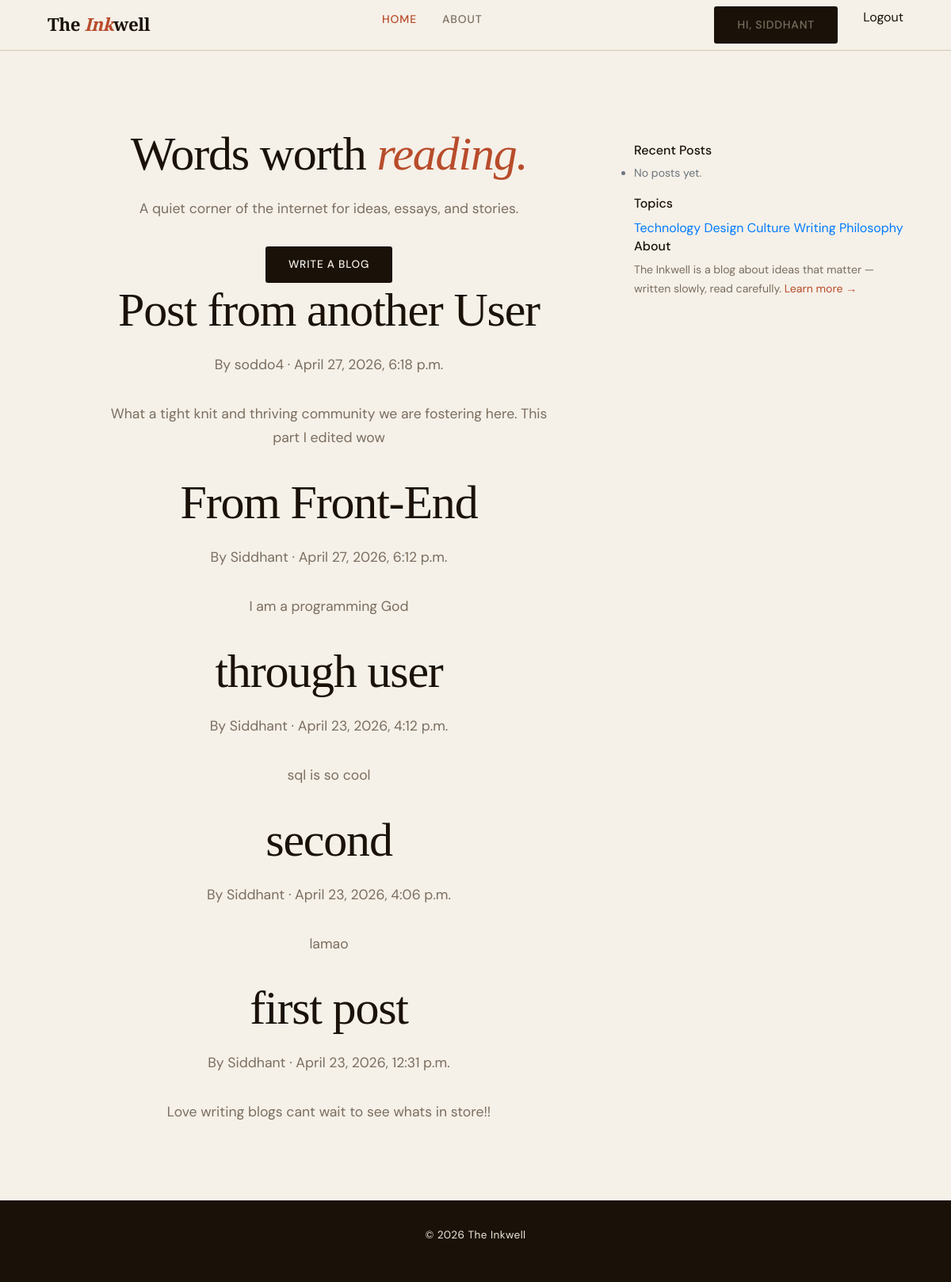
The app's page / (signed in) with its own data.
### blog/models.py (models this page shows, shortened)
class Post(models.Model):
    title = models.CharField(max_length=100)
    content = models.TextField()
    date_posted = models.DateTimeField(default=timezone.now)
    author = models.ForeignKey(User,on_delete=models.CASCADE)
    class Meta:
         ordering = ['-date_posted']

### blog/views.py (the view)
# urls.py: path("", views.home, name="home"),
def home(request):
    posts = Post.objects.all()
    context = {
        'posts': posts
    }
    return render(request, 'blog/home.html', context)

### blog/templates/blog/home.html (shortened to what this page needs)
{% extends "base.html" %}
{% block content %}
<div class="container">
  <div class="row g-4 align-items-start">
    <div class="col-lg-8">
      <section class="hero">
        <h1>Words worth <em>reading.</em></h1>
        <p>A quiet corner of the internet for ideas, essays, and stories.</p>
        {% if user.is_authenticated %}
        <a href="{% url 'create_post' %}" class="btn">Write a Blog</a>
        {%else%}
        <a href="{% url 'about' %}" class="btn">About the Blog</a>
        {%endif%}
        {% for post in posts %}
  <h1>{{ post.title }}</h1>
  <p>
    By {{ post.author.username }} · {{ post.date_posted }}
  </p>
  <p>{{ post.content }}</p>
{% endfor %}
      </section>
    </div>
    <div class="col-lg-4 position-sticky" style="top: 180px;">
      <div class="sidebar-card">
        <h6>Recent Posts</h6>
        <ul class="sidebar-posts">
          {% for post in recent_posts %}
            <li><a href="{% url 'post_detail' post.slug %}">{{ post.title }}</a></li>
          {% empty %}
            <li class="text-muted" style="font-size:0.88rem;">No posts yet.</li>
          {% endfor %}
        </ul>
      </div>
     <div class="sidebar-card">
  <h6>Topics</h6>
  <div class="tag-cloud">
    <a href="#">Technology</a>
    <a href="#">Design</a>
    <a href="#">Culture</a>
    <a href="#">Writing</a>
    <a href="#">Philosophy</a>
  </div>
</div>
      <div class="sidebar-card">
        <h6>About</h6>
        <p style="font-size:0.88rem; color:var(--muted); margin:0;">
          The Inkwell is a blog about ideas that matter — written slowly, read carefully.
          <a href="{% url 'about' %}" style="color:var(--rust);">Learn more →</a>
        </p>
      </div>
    </div>
  </div>
</div>
{% endblock %}

### templates/base.html (shortened to what this page needs)
<!DOCTYPE html>
<html lang="en">
<head>
    <link rel="stylesheet" href="https://cdn.jsdelivr.net/npm/bootstrap@4.0.0/dist/css/bootstrap.min.css">
</head>
<body>
  <nav>
    <a href="{% url 'home' %}" class="nav-logo">The <span>Ink</span>well</a>
    <ul class="nav-links">
      <li>
        <a href="{% url 'home' %}"
           {% if request.resolver_match.url_name == 'home' %}class="active"{% endif %}>
          Home
        </a>
      </li>
      <li>
        <a href="{% url 'about' %}"
           {% if request.resolver_match.url_name == 'about' %}class="active"{% endif %}>
          About
        </a>
      </li>
    </ul>
    <div class="nav-links">
       {% if user.is_authenticated %}
        <a href='{% url 'profile' %}' class = "btn">Hi, {{ user.username }}</a>
        <form method="POST" action="{% url 'logout' %}" style="display:inline;">
            <button type="submit" style="background:none; border:none; color:inherit; cursor:pointer;">Logout</button>
        </form>
    {% else %}
        <a href="{% url 'login' %}">Login</a>
        <a href="{% url 'register' %}">Register</a>
    {% endif %}
    </div>
  </nav>
  <main>
     <div class = 'container'>
    {%block content%}{%endblock%}
  </div>
  </main>
  <footer>
    <p>&copy; {% now "Y" %} The Inkwell</p>
  </footer>
</body>
</html>

### records on screen
Post: title "Post from another User", author.username "soddo4", date_posted "April 27, 2026, 6:18 p.m.", content "What a tight knit and thriving community we are fostering here. This part I edited wow"
Post: title "From Front-End", author.username "Siddhant", date_posted "April 27, 2026, 6:12 p.m.", content "I am a programming God"
Post: title "through user", author.username "Siddhant", date_posted "April 23, 2026, 4:12 p.m.", content "sql is so cool"
Post: title "second", author.username "Siddhant", date_posted "April 23, 2026, 4:06 p.m.", content "lamao"
Post: title "first post", author.username "Siddhant", date_posted "April 23, 2026, 12:31 p.m.", content "Love writing blogs cant wait to see whats in store!!"

### other values on screen
{{ user.username }} "SIDDHANT"
